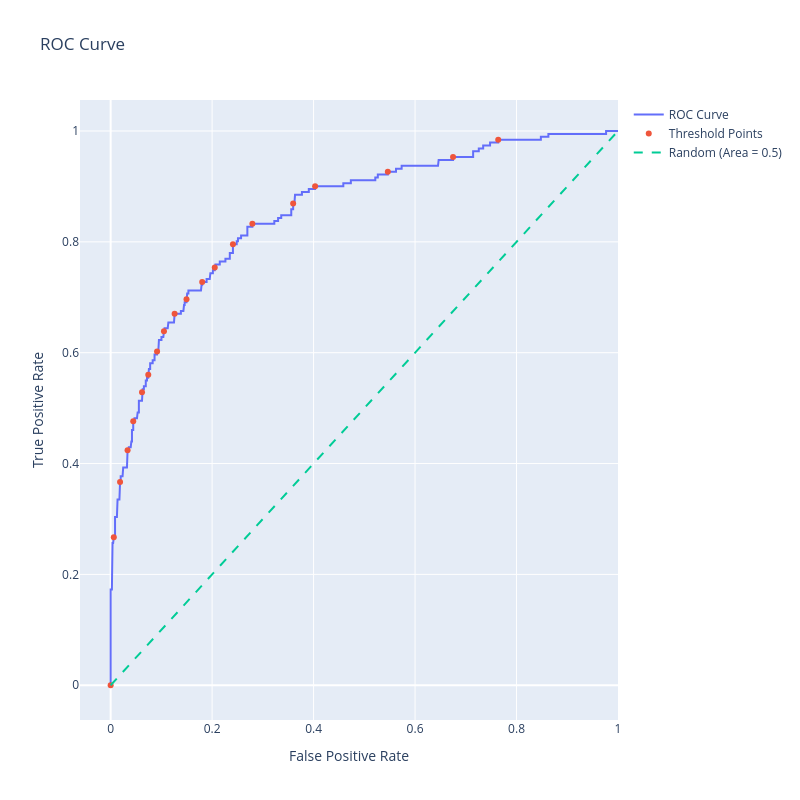

Notebook code for this chart:
### Code cell
import plotly.graph_objects as go
import numpy as np

trace0 = go.Scatter(
    x=fpr,
    y=tpr,
    mode='lines',
    name='ROC Curve'
)

n = 10
indices = np.arange(len(thresholds)) % n == 0

trace1 = go.Scatter(
    x=fpr[indices],
    y=tpr[indices],
    mode='markers',
    name='Threshold Points'
)

trace2 = go.Scatter(
    x=[0, 1],
    y=[0, 1],
    mode='lines',
    name='Random (Area = 0.5)',
    line=dict(dash='dash')
)

data = [trace0, trace1, trace2]

layout = go.Layout(
    title='ROC Curve',
    xaxis=dict(title='False Positive Rate'),
    yaxis=dict(title='True Positive Rate'),
    autosize=False,
    width=800,
    height=800,
    showlegend=True
)

fig = go.Figure(data=data, layout=layout)

fig.show()

### Figure 1 — Plotly figure (JSON) as saved in the notebook; plotly's stock layout.template omitted (floating-point values rounded to 4 significant figures; data arrays with more than 128 entries replaced by an {"elided": "..."} marker saying what was removed)
{"data": [{"mode": "lines", "name": "ROC Curve", "type": "scatter", "x": {"elided": "198 float values"}, "y": {"elided": "198 float values"}}, {"mode": "markers", "name": "Threshold Points", "type": "scatter", "x": [0.0, 0.00618, 0.01854, 0.03337, 0.0445, 0.0618, 0.07417, 0.09147, 0.1051, 0.1261, 0.1496, 0.1805, 0.2052, 0.241, 0.2794, 0.3597, 0.403, 0.5464, 0.6749, 0.7639], "y": [0.0, 0.267, 0.3665, 0.4241, 0.4764, 0.5288, 0.5602, 0.6021, 0.6387, 0.6702, 0.6963, 0.7277, 0.7539, 0.7958, 0.8325, 0.8691, 0.9005, 0.9267, 0.9529, 0.9843]}, {"line": {"dash": "dash"}, "mode": "lines", "name": "Random (Area = 0.5)", "type": "scatter", "x": [0, 1], "y": [0, 1]}], "layout": {"autosize": false, "height": 800, "showlegend": true, "title": {"text": "ROC Curve"}, "width": 800, "xaxis": {"title": {"text": "False Positive Rate"}}, "yaxis": {"title": {"text": "True Positive Rate"}}}}
